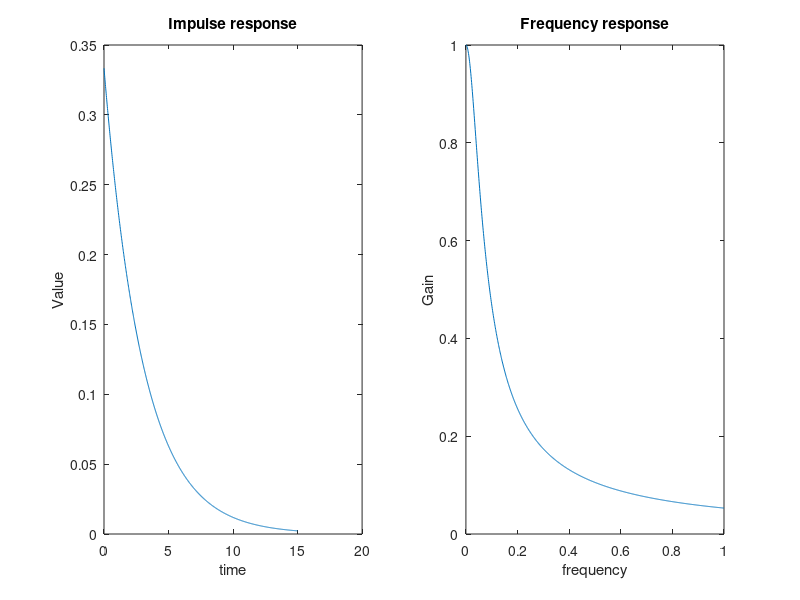

MATLAB code for this plot:
close all;clear all;clc;
%% Def. Contants 
% R=1e6;                      % 1M ohm 
R=1e7;                    % another case ; 10M ohm
% C=1e-6;                     % 1uF
C=0.3*1e-6;               % another case ; 0.3uF
L=1000;                     % lenght of sequence
fmax=1;                     % frequency (maximum)
tauon=R*C;                  % time constants (tauon)
fcut=1/(2*pi*tauon)         % cutoff frequency
t=linspace(0,5*tauon,L);    % time sequence
f=linspace(0,fmax,L);       % frequency sequence
%% Compute
ir=( 1 / (R*C) ) * exp(-t./tauon);  % impulse response
fr=1 ./ ((j*tauon*2*pi.*f)+1);      % frequency response
%% Plot
figure('Name','Question 4-(b)');
subplot(1,2,1);
plot(t,ir);
title('Impulse response');xlabel('time');ylabel('Value');
subplot(1,2,2);
plot(f,abs(fr));
title('Frequency response');xlabel('frequency');ylabel('Gain');